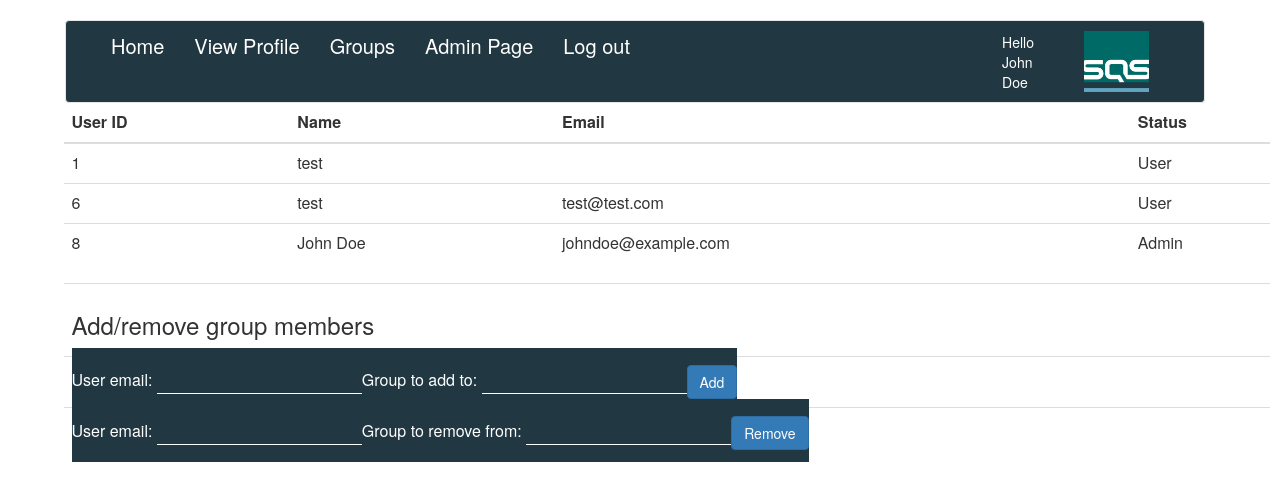
Page /Training_site/superuser_user_info.php (signed in) on the committed database.
### tables this page shows
CREATE TABLE `user` (
  `UID` int(11) NOT NULL,
  `Name` text NOT NULL,
  `Email` text NOT NULL,
  `Password` varchar(64) NOT NULL,
  `level` int(11) DEFAULT '3'
);

### Training_site/superuser_user_info.php (the view, shortened to what this page needs)
<html>
<head>
<?php include 'config/header.php'; ?>
</head>
<body id = "inventory">
<?php
require_once('../sql_connector.php');
$query = "SELECT * FROM user";
$result = $mysqli->query($query);
echo '<table class="table tabel-striped>">
<thead>
    <tr>
 <th><b>User ID</b></th>
 <th><b>Name</b></th>
 <th><b>Email</b></th>
 <th><b>Status</b></th>
 </tr>
 </thead>';
while($row = $result->fetch_array(MYSQLI_ASSOC)){
    if(isset($_POST['UID'])and ($_POST['UID'] ==  $row['UID'] )){
        echo '<tr> <form action="admin_user_info.php" method="post">';
        echo' <td><input type="hidden" name="UserID" value="'.$_POST['UID'].'" />'. $row['UID'].'</td>
	 <td>'. '<input type="text" name="name" size="15" value="'.$row['Name'] .'" />'.'</td>
     <td>'. '<input type="email"name="email"  value="'.$row['Email'] .'" />'.'</td>';
        if ($row['is_admin']== 1)
            echo '<td>'. '<select name="is_admin">
                <option value="saab">User</option>
                <option value="fiat" selected>Admim</option>
                </select>'.'</td>';
        else
            echo '<td>'. '<select name="is_admin">
                <option value="0" selcted>User</option>
                <option value="1">Admim</option>
                </select>'.'</td>';
	echo '<td> <button class = "btn btn-primary" type="submit" name ="Save" value="Save">Save</button></form>  </tr>';
    }
    else{
        echo '<tr>
     <td>'. $row['UID'].'</td>
	 <td>'. $row['Name'].'</td>
     <td>'. $row['Email'].'</td>';
     if ($row['level']== 5)
	{
            echo '<td>Admin</td>';
	}
    else if($row['level'] == 4)
	{
		echo '<td>Super user</td>';
	}
    else if($row['level'] == 3)
	{
		echo '<td>User</td>';
	}
}
}
echo "</table>";
	echo '<table class="table tabel-striped">';
		echo "<tr>";
		echo "<td>";
		echo "<h3>Add/remove group members</h3>";
		echo "</td>";
		echo "</tr>";
		echo "<tr>";
		echo "<td>";
		echo "<form action=\"group_operations/add_to_group.php\" method=\"post\">";
		echo "User email: <input type=\"text\" name=\"username\" id=\"username\">";
		echo "Group to add to: <input type=\"text\" name=\"group_name\" id=\"group_name\">";
		echo "<button class = \"btn btn-primary\" type=\"submit\" value=\"Add\"> Add </button>";
		echo "</form>";
		echo "</td>";
		echo "</tr>";
		echo "<tr>";
		echo "<td>";
		echo "<form action=\"group_operations/remove_from_group.php\" method=\"post\">";
		echo "User email: <input type=\"text\" name=\"username\" id=\"username\">";
		echo "Group to remove from: <input type=\"text\" name=\"group_name\" id=\"group_name\">";
		echo "<button class = \"btn btn-primary\" type=\"submit\" value=\"Remove\"> Remove </button>";
		echo "</form>";
		echo "</td>";
		echo "</tr>";
	echo '</table>';
?>
</body>

### Training_site/assets/css/navbar.css (style rules this page uses)
body { padding-top: 20px; padding-bottom: 20px; }

### Training_site/assets/css/main.css (style rules this page uses)
form input { border: 0px; margin-bottom: 0px; margin-left: 0px; color: #000; }
form { margin-top:20px; padding-top:20px; padding-bottom:20px; color: #fff; background-color: #213741; }
#inventory form { display: inline; }
table { width: 90%; left: 5%; right: 5%; position: relative; }
form input { border-left-style: none; border-bottom-style: solid; border-bottom-color: #fff; border-bottom-width: thin; background-color: #213741; color: #ffffff; outline: none; }

### rows in the picture
user: UID "1", Name "test", level "User"
user: UID "6", Name "test", Email "test@test.com", level "User"
user: UID "8", Name "John Doe", Email "johndoe@example.com", level "Admin"

### other values in the picture
$_SESSION['name'] "John Doe"
